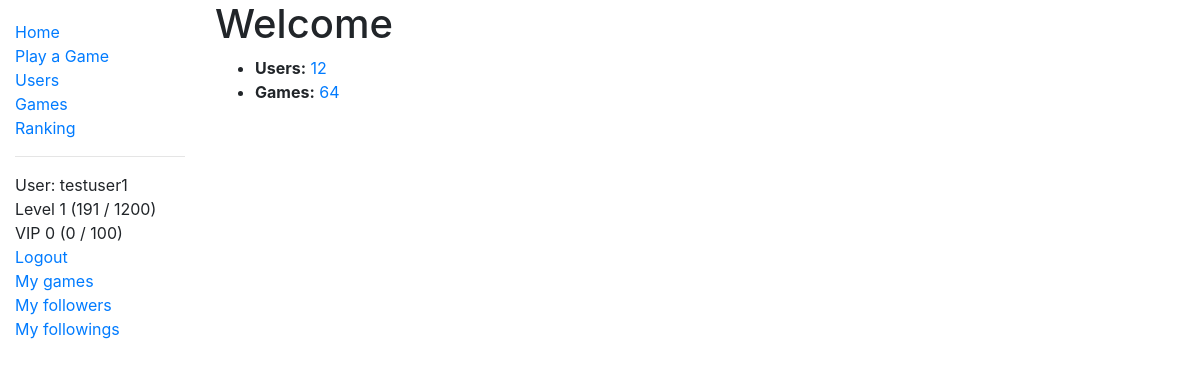
Page /two_zero_four_eight/ (signed in) on the committed database.
### two_zero_four_eight/models.py (models this page shows, shortened)
class User(AbstractUser):
    game_played = models.IntegerField(verbose_name='Number of Games Played', default=0)
    best_game = models.OneToOneField('Game', on_delete=models.CASCADE, null=True, blank=True)
    highest_score = models.PositiveIntegerField(verbose_name='Highest Score', null=True, blank=True)
    experience = models.IntegerField(verbose_name='Experience', default=0)
    money_deposited = models.IntegerField(verbose_name='Money Deposited', default=0)
    num_follower = models.IntegerField(verbose_name='Followers', default=0)
    num_following = models.IntegerField(verbose_name='Followings', default=0)
    class Meta:
        ordering = ['date_joined']
    @property
    def level(self):
        return binary_search(number=self.experience, array=experience_table)
    @property
    def level_string(self):
        return 'Level ' + status_string(level=self.level, experience=self.experience, table=experience_table)
    @property
    def vip_level(self):
        return binary_search(number=self.money_deposited, array=vip_table)
    @property
    def vip_level_string(self):
        return 'VIP ' + status_string(level=self.vip_level, experience=self.money_deposited, table=vip_table)

### two_zero_four_eight/views.py (the view)
# urls.py: path('', views.index, name='index'),
def index(request):
    num_users = User.objects.all().count()
    num_games = Game.objects.all().count()
    context = {
        'num_users': num_users,
        'num_games': num_games,
    }
    return render(request, 'index.html', context=context)

### two_zero_four_eight/models.py (called while the page is built)
def binary_search(array, number):
    hi = len(array)
    lo = 0
    while hi > lo:
        mid = lo + int((hi - lo + 1) / 2)
        if array[mid] <= number:
            lo = mid
        else:
            hi = mid - 1
    return lo

def status_string(level, experience, table):
    return str(level) + ' (' + str(experience - table[level]) + ' / ' + str(table[level + 1] - table[level]) + ')'

### two_zero_four_eight/templates/index.html
{% extends "base_generic.html" %}
{% block content %}
  <h1>Welcome</h1>
  <ul>
    <li><strong>Users:</strong> <a href="{% url 'users'%}">{{ num_users }}</a></li>
    <li><strong>Games:</strong> <a href="{% url 'games'%}">{{ num_games }}</a></li>
  </ul>
{% endblock %}

### two_zero_four_eight/templates/base_generic.html (shortened to what this page needs)
<!DOCTYPE html>
<html lang="en">
<head>
  <link rel="stylesheet" href="https://stackpath.bootstrapcdn.com/bootstrap/4.1.3/css/bootstrap.min.css">
  {% load bootstrap_pagination %}
  <link rel="stylesheet" href="{% static 'css/styles.css' %}">
</head>
<body>
  <div class="container-fluid">
    <div class="row">
      <div class="col-sm-2">
      {% block sidebar %}
        <ul class="sidebar-nav">
          <li><a href="{% url 'index' %}">Home</a></li>
          <li><a href="{% url 'play-game' %}">Play a Game</a></li>
          <li><a href="{% url 'users' %}">Users</a></li>
          <li><a href="{% url 'games' %}">Games</a></li>
          <li><a href="{% url 'user-rank' %}">Ranking</a></li>
          <hr/>
          {% if user.is_authenticated %}
          <li>User: {{ user.get_username }}</li>
          <li>{{ user.level_string }}</li>
          <li>{{ user.vip_level_string }}</li>
          <li><a href="{% url 'logout'%}?next={{request.path}}">Logout</a></li>
          <li><a href="{% url 'user-game' user.id %}">My games</a></li>
          <li><a href="{% url 'user-follower' %}">My followers</a></li>
          <li><a href="{% url 'user-following' %}">My followings</a></li>
          {% else %}
             <li><a href="{% url 'login'%}?next={{request.path}}">Login</a></li>
          {% endif %}
        </ul>
     {% endblock %}
      </div>
      <div class="col-sm-10 ">
          {% block content %}{% endblock %}
      </div>
    </div>
  </div>
</body>
</html>

### two_zero_four_eight/static/css/styles.css (style rules this page uses)
.sidebar-nav { margin-top: 20px; padding: 0; list-style: none; }

### rows in the picture
User: get_username "testuser1", level_string "Level 1 (191 / 1200)", vip_level_string "VIP 0 (0 / 100)"

### other values in the picture
{{ num_users }} "12"
{{ num_games }} "64"
